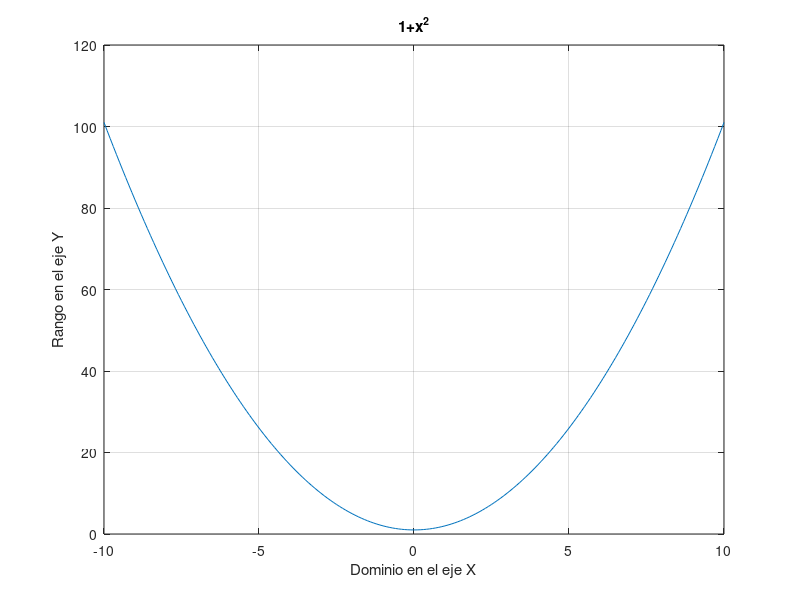

This figure's MATLAB source: (Note: this script raises an error after producing the figure.)
% Octave Script
% Title			    :Funciones Reales con variable real
% Description		:Script que resuelve una funcion real
% Authors		    :Sarai Lucas Nieto
% Date			    :20211028
% Version		    :2
% Usage			    :octave> /path/Funcion2
% Notes			    :Se requiere aplicacion Octave

clear

%Dominio de Funcion real
x = -10:0.1:10;

%Rango de funcion
fx = (1+x.^2);

%Grafica resultante
plot(x,fx);
grid on
title("1+x^2");
xlabel( "Dominio en el eje X" );
ylabel( "Rango en el eje Y" );

%salida
syms x;
a = "funcion de salida";
f = 1+x^2;
disp(a);
disp(f);

